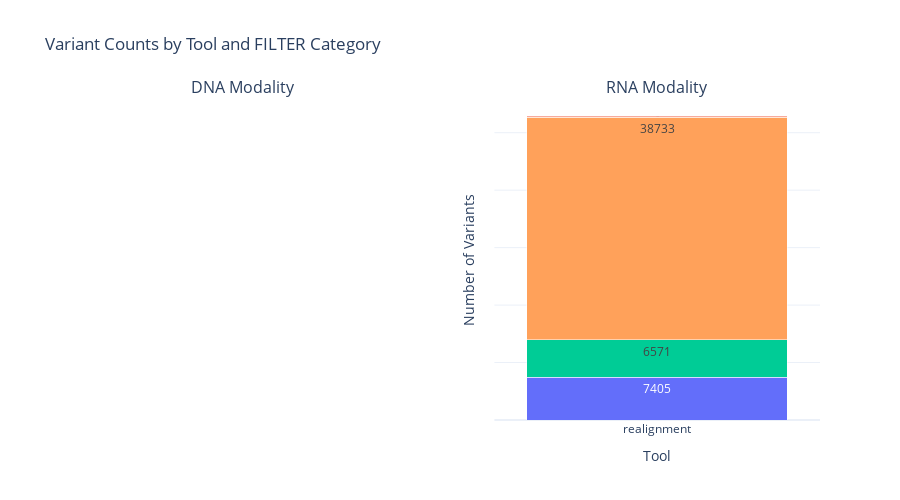

The cell this chart's notebook holds for it:
### Code cell
# Plot 1: Variant Counts by Tool
print("Variant Counts by Tool:")
fig = realignment_visualizer.plot_variant_counts_by_tool()
if fig:
    fig.show()

### Figure 1 — Plotly figure (JSON) as saved in the notebook; plotly's stock layout.template omitted (floating-point values rounded to 4 significant figures)
{"data": [{"legendgroup": "Somatic", "marker": {"color": "#636EFA"}, "name": "Somatic", "showlegend": false, "text": ["7405"], "textposition": "inside", "type": "bar", "x": ["realignment"], "xaxis": "x2", "y": [7405], "yaxis": "y2"}, {"legendgroup": "Germline", "marker": {"color": "#00CC96"}, "name": "Germline", "showlegend": false, "text": ["6571"], "textposition": "inside", "type": "bar", "x": ["realignment"], "xaxis": "x2", "y": [6571], "yaxis": "y2"}, {"legendgroup": "Reference", "marker": {"color": "#FFA15A"}, "name": "Reference", "showlegend": false, "text": ["38733"], "textposition": "inside", "type": "bar", "x": ["realignment"], "xaxis": "x2", "y": [38733], "yaxis": "y2"}, {"legendgroup": "Artifact", "marker": {"color": "#EF553B"}, "name": "Artifact", "showlegend": false, "text": ["199"], "textposition": "inside", "type": "bar", "x": ["realignment"], "xaxis": "x2", "y": [199], "yaxis": "y2"}], "layout": {"annotations": [{"font": {"size": 16}, "showarrow": false, "text": "DNA Modality", "x": 0.22, "xanchor": "center", "xref": "paper", "y": 1, "yanchor": "bottom", "yref": "paper"}, {"font": {"size": 16}, "showarrow": false, "text": "RNA Modality", "x": 0.78, "xanchor": "center", "xref": "paper", "y": 1, "yanchor": "bottom", "yref": "paper"}], "barmode": "stack", "height": 500, "showlegend": true, "title": {"text": "Variant Counts by Tool and FILTER Category"}, "xaxis": {"anchor": "y", "domain": [0, 0.44], "title": {"text": "Tool"}}, "xaxis2": {"anchor": "y2", "domain": [0.56, 1], "title": {"text": "Tool"}}, "yaxis": {"anchor": "x", "domain": [0, 1], "title": {"text": "Number of Variants"}}, "yaxis2": {"anchor": "x2", "domain": [0, 1], "matches": "y", "showticklabels": false, "title": {"text": "Number of Variants"}}}}
